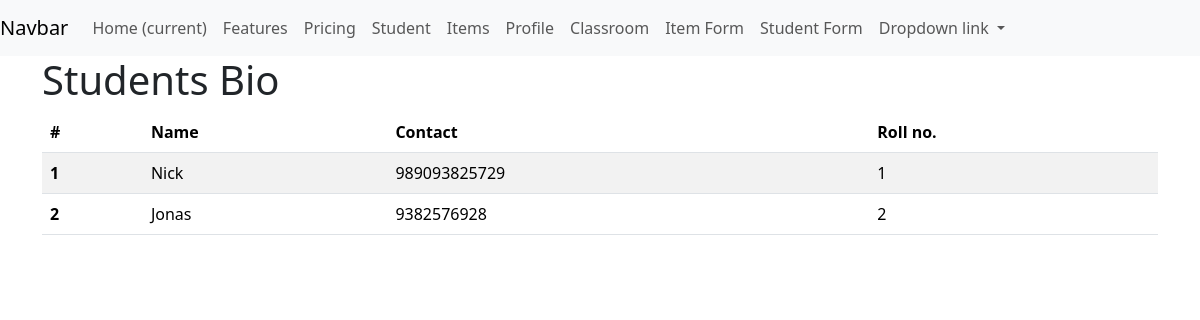
The page /tables/profile/ on the database its author committed.
### tables/models.py (models this page shows, shortened)
class StudentProfile(models.Model):
    student = models.OneToOneField(Students, on_delete= models.CASCADE)
    contact = models.CharField(max_length=14)
    roll_no = models.IntegerField()

class Students(models.Model):
    name = models.CharField(max_length=20)
    email = models.EmailField()
    age = models.IntegerField()
    address = models.CharField(max_length=20)
    bio = models.TextField()
    classroom = models.ForeignKey(ClassRoom, on_delete=models.CASCADE,
                                  related_name="classroom_students", null = True, blank=True)

### tables/views.py (the view)
# urls.py: path("profile/", profile, name = 'profile'),
def profile(request):
    profile = StudentProfile.objects.all()
    return render(request, template_name="tables/profile.html", context={"profile":profile})

### tables/templates/tables/profile.html
{% extends 'temp_inheritance/base.html' %}
{% block content %}
<h1>Students Bio</h1>
<table class="table table-striped table-hover">
    <thead>
      <tr>
        <th scope="col">#</th>
        <th scope="col">Name</th>
        <th scope="col">Contact</th>
        <th scope="col">Roll no.</th>
      </tr>
    </thead>
    <tbody>
        {% for data in profile %}
      <tr>
        <th scope="row">{{forloop.counter}}</th>
        <td>{{data.student.name}}</td>
        <td>{{data.contact}}</td>
        <td>{{data.roll_no}}</td>
        {% endfor %}
      </tr>
    </tbody>
  </table>
{% endblock %}

### rows shown on the page
StudentProfile: student.name "Nick", contact "989093825729", roll_no "1"
StudentProfile: student.name "Jonas", contact "9382576928", roll_no "2"
